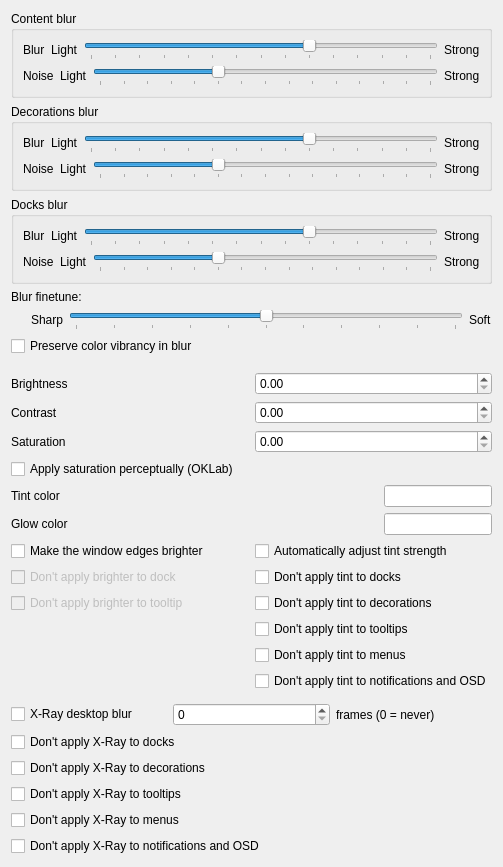
         <widget class="QWidget" name="scrollContentGeneral">
          <layout class="QVBoxLayout">
           <item>
            <widget class="QGroupBox" name="groupBoxContentBlur">
             <property name="title">
              <string>Content blur</string>
             </property>
             <layout class="QVBoxLayout" name="verticalLayoutContentBlur">
              <item>
               <layout class="QHBoxLayout" name="horizontalLayoutContentBlur" stretch="0,0,0,0">
                <item>
                 <widget class="QLabel" name="labelContentBlur">
                  <property name="text">
                   <string>Blur</string>
                  </property>
                 </widget>
                </item>
                <item>
                 <widget class="QLabel" name="labelConstantBlurLight">
                  <property name="text">
                   <string>Light</string>
                  </property>
                 </widget>
                </item>
                <item>
                 <widget class="QSlider" name="kcfg_BlurStrength">
                  <property name="minimum">
                   <number>1</number>
                  </property>
                  <property name="maximum">
                   <number>15</number>
                  </property>
                  <property name="singleStep">
                   <number>1</number>
                  </property>
                  <property name="pageStep">
                   <number>1</number>
                  </property>
                  <property name="value">
                   <number>10</number>
                  </property>
                  <property name="orientation">
                   <enum>Qt::Orientation::Horizontal</enum>
                  </property>
                  <property name="tickPosition">
                   <enum>QSlider::TickPosition::TicksBelow</enum>
                  </property>
                 </widget>
                </item>
                <item>
                 <widget class="QLabel" name="labelConstantBlurStrong">
                  <property name="text">
                   <string>Strong</string>
                  </property>
                 </widget>
                </item>
               </layout>
              </item>
              <item>
               <layout class="QHBoxLayout" name="horizontalLayoutContentNoise">
                <item>
                 <widget class="QLabel" name="labelContentNoise">
                  <property name="text">
                   <string>Noise</string>
                  </property>
                 </widget>
                </item>
                <item>
                 <widget class="QLabel" name="labelConstantNoiseLight">
                  <property name="text">
                   <string>Light</string>
                  </property>
                 </widget>
                </item>
                <item>
                 <widget class="QSlider" name="kcfg_NoiseStrength">
                  <property name="maximum">
                   <number>14</number>
                  </property>
                  <property name="pageStep">
                   <number>5</number>
                  </property>
                  <property name="value">
                   <number>5</number>
                  </property>
                  <property name="orientation">
                   <enum>Qt::Orientation::Horizontal</enum>
                  </property>
                  <property name="tickPosition">
                   <enum>QSlider::TickPosition::TicksBelow</enum>
                  </property>
                  <property name="tickInterval">
                   <number>1</number>
                  </property>
                 </widget>
                </item>
                <item>
                 <widget class="QLabel" name="labelConstantNoiseStrong">
                  <property name="text">
                   <string>Strong</string>
                  </property>
                 </widget>
                </item>
               </layout>
              </item>
             </layout>
            </widget>
           </item>
           <item>
            <widget class="QGroupBox" name="groupBoxDecorationBlur">
             <property name="title">
              <string>Decorations blur</string>
             </property>
             <layout class="QVBoxLayout" name="verticalLayoutDecorationBlur">
              <item>
               <layout class="QHBoxLayout" name="horizontalLayoutDecorationBlur" stretch="0,0,0,0">
                <item>
                 <widget class="QLabel" name="labelDecorationBlur">
                  <property name="text">
                   <string>Blur</string>
                  </property>
                 </widget>
                </item>
                <item>
                 <widget class="QLabel" name="labelDecorationBlurLight">
                  <property name="text">
                   <string>Light</string>
                  </property>
                 </widget>
                </item>
                <item>
                 <widget class="QSlider" name="kcfg_DecorationBlurStrength">
                  <property name="minimum">
                   <number>1</number>
                  </property>
                  <property name="maximum">
                   <number>15</number>
                  </property>
                  <property name="singleStep">
                   <number>1</number>
                  </property>
                  <property name="pageStep">
                   <number>1</number>
                  </property>
                  <property name="value">
                   <number>10</number>
                  </property>
                  <property name="orientation">
                   <enum>Qt::Orientation::Horizontal</enum>
                  </property>
                  <property name="tickPosition">
                   <enum>QSlider::TickPosition::TicksBelow</enum>
                  </property>
                 </widget>
                </item>
                <item>
                 <widget class="QLabel" name="labelDecorationBlurStrong">
                  <property name="text">
                   <string>Strong</string>
                  </property>
                 </widget>
                </item>
               </layout>
              </item>
              <item>
               <layout class="QHBoxLayout" name="horizontalLayoutDecorationNoise">
                <item>
                 <widget class="QLabel" name="labelDecorationNoise">
                  <property name="text">
                   <string>Noise</string>
                  </property>
                 </widget>
                </item>
                <item>
                 <widget class="QLabel" name="labelDecorationNoiseLight">
                  <property name="text">
                   <string>Light</string>
                  </property>
                 </widget>
                </item>
                <item>
                 <widget class="QSlider" name="kcfg_DecorationNoiseStrength">
                  <property name="maximum">
                   <number>14</number>
                  </property>
                  <property name="pageStep">
                   <number>5</number>
                  </property>
                  <property name="value">
                   <number>5</number>
                  </property>
                  <property name="orientation">
                   <enum>Qt::Orientation::Horizontal</enum>
                  </property>
                  <property name="tickPosition">
                   <enum>QSlider::TickPosition::TicksBelow</enum>
                  </property>
                  <property name="tickInterval">
                   <number>1</number>
                  </property>
                 </widget>
                </item>
                <item>
                 <widget class="QLabel" name="labelDecorationNoiseStrong">
                  <property name="text">
                   <string>Strong</string>
                  </property>
                 </widget>
                </item>
               </layout>
              </item>
             </layout>
            </widget>
           </item>
           <item>
            <widget class="QGroupBox" name="groupBoxDockBlur">
             <property name="title">
              <string>Docks blur</string>
             </property>
             <layout class="QVBoxLayout" name="verticalLayoutDockBlur">
              <item>
               <layout class="QHBoxLayout" name="horizontalLayoutDockBlur" stretch="0,0,0,0">
                <item>
                 <widget class="QLabel" name="labelDockBlur">
                  <property name="text">
                   <string>Blur</string>
                  </property>
                 </widget>
                </item>
                <item>
                 <widget class="QLabel" name="labelDockBlurLight">
                  <property name="text">
                   <string>Light</string>
                  </property>
                 </widget>
                </item>
                <item>
                 <widget class="QSlider" name="kcfg_DockBlurStrength">
                  <property name="minimum">
                   <number>1</number>
                  </property>
                  <property name="maximum">
                   <number>15</number>
                  </property>
                  <property name="singleStep">
                   <number>1</number>
                  </property>
                  <property name="pageStep">
                   <number>1</number>
                  </property>
                  <property name="value">
                   <number>10</number>
                  </property>
                  <property name="orientation">
                   <enum>Qt::Orientation::Horizontal</enum>
                  </property>
                  <property name="tickPosition">
                   <enum>QSlider::TickPosition::TicksBelow</enum>
                  </property>
                 </widget>
                </item>
                <item>
                 <widget class="QLabel" name="labelDockBlurStrong">
                  <property name="text">
                   <string>Strong</string>
                  </property>
                 </widget>
                </item>
               </layout>
              </item>
              <item>
               <layout class="QHBoxLayout" name="horizontalLayoutDockNoise">
                <item>
                 <widget class="QLabel" name="labelDockNoise">
                  <property name="text">
                   <string>Noise</string>
                  </property>
                 </widget>
                </item>
                <item>
                 <widget class="QLabel" name="labelDockNoiseLight">
                  <property name="text">
                   <string>Light</string>
                  </property>
                 </widget>
                </item>
                <item>
                 <widget class="QSlider" name="kcfg_DockNoiseStrength">
                  <property name="maximum">
                   <number>14</number>
                  </property>
                  <property name="pageStep">
                   <number>5</number>
                  </property>
                  <property name="value">
                   <number>5</number>
                  </property>
                  <property name="orientation">
                   <enum>Qt::Orientation::Horizontal</enum>
                  </property>
                  <property name="tickPosition">
                   <enum>QSlider::TickPosition::TicksBelow</enum>
                  </property>
                  <property name="tickInterval">
                   <number>1</number>
                  </property>
                 </widget>
                </item>
                <item>
                 <widget class="QLabel" name="labelDockNoiseStrong">
                  <property name="text">
                   <string>Strong</string>
                  </property>
                 </widget>
                </item>
               </layout>
              </item>
             </layout>
            </widget>
           </item>
           <item>
            <widget class="QLabel" name="labelBlurFinetuneDescription">
             <property name="text">
              <string>Blur finetune:</string>
             </property>
            </widget>
           </item>
           <item>
            <layout class="QHBoxLayout" name="horizontalLayoutBlurFinetune">
             <item>
              <spacer name="horizontalSpacerBlurFinetune">
               <property name="orientation">
                <enum>Qt::Orientation::Horizontal</enum>
               </property>
               <property name="sizeType">
                <enum>QSizePolicy::Policy::Fixed</enum>
               </property>
               <property name="sizeHint" stdset="0">
                <size>
                 <width>20</width>
                 <height>20</height>
                </size>
               </property>
              </spacer>
             </item>
             <item>
              <widget class="QLabel" name="labelBlurFinetuneSharp">
               <property name="text">
                <string>Sharp</string>
               </property>
              </widget>
             </item>
             <item>
              <widget class="QSlider" name="kcfg_BlurFinetune">
               <property name="minimum">
                <number>0</number>
               </property>
               <property name="maximum">
                <number>10</number>
               </property>
               <property name="singleStep">
                <number>1</number>
               </property>
               <property name="pageStep">
                <number>1</number>
               </property>
               <property name="value">
                <number>5</number>
               </property>
               <property name="orientation">
                <enum>Qt::Orientation::Horizontal</enum>
               </property>
               <property name="tickPosition">
                <enum>QSlider::TickPosition::TicksBelow</enum>
               </property>
               <property name="toolTip">
                <string>Tunes both the downsample radius and the upsample blend together. Lower = tighter / sharper blur, higher = wider / softer blur.</string>
               </property>
              </widget>
             </item>
             <item>
              <widget class="QLabel" name="labelBlurFinetuneSoft">
               <property name="text">
                <string>Soft</string>
               </property>
              </widget>
             </item>
            </layout>
           </item>
           <item>
            <widget class="QCheckBox" name="kcfg_BlurSaturationCompensation">
             <property name="text">
              <string>Preserve color vibrancy in blur</string>
             </property>
             <property name="toolTip">
              <string>Blur slightly desaturates colors — this counters that. Can cause artifacts.</string>
             </property>
            </widget>
           </item>
           <item>
            <spacer name="verticalSpacer">
             <property name="orientation">
              <enum>Qt::Orientation::Vertical</enum>
             </property>
             <property name="sizeHint" stdset="0">
              <size>
               <width>0</width>
               <height>0</height>
              </size>
             </property>
            </spacer>
           </item>
           <item>
            <spacer>
             <property name="orientation">
              <enum>Qt::Orientation::Vertical</enum>
             </property>
             <property name="sizeHint" stdset="0">
              <size>
               <width>0</width>
               <height>10</height>
              </size>
             </property>
            </spacer>
           </item>
           <item>
            <layout class="QHBoxLayout">
             <item>
              <widget class="QLabel" name="label">
               <property name="text">
                <string>Brightness</string>
               </property>
              </widget>
             </item>
             <item>
              <widget class="QDoubleSpinBox" name="kcfg_Brightness">
               <property name="minimum">
                <double>0.000000000000000</double>
               </property>
               <property name="singleStep">
                <double>0.100000000000000</double>
               </property>
              </widget>
             </item>
            </layout>
           </item>
           <item>
            <layout class="QHBoxLayout">
             <item>
              <widget class="QLabel" name="label">
               <property name="text">
                <string>Contrast</string>
               </property>
              </widget>
             </item>
             <item>
              <widget class="QDoubleSpinBox" name="kcfg_Contrast">
               <property name="minimum">
                <double>0.000000000000000</double>
               </property>
               <property name="singleStep">
                <double>0.100000000000000</double>
               </property>
              </widget>
             </item>
            </layout>
           </item>
           <item>
            <layout class="QHBoxLayout">
             <item>
              <widget class="QLabel" name="label">
               <property name="text">
                <string>Saturation</string>
               </property>
              </widget>
             </item>
             <item>
              <widget class="QDoubleSpinBox" name="kcfg_Saturation">
               <property name="minimum">
                <double>0.000000000000000</double>
               </property>
               <property name="singleStep">
                <double>0.100000000000000</double>
               </property>
              </widget>
             </item>
            </layout>
           </item>
           <item>
            <widget class="QCheckBox" name="kcfg_OklabSaturation">
             <property name="text">
              <string>Apply saturation perceptually (OKLab)</string>
             </property>
             <property name="toolTip">
              <string>Adjusts saturation evenly across all colors instead of in plain RGB.</string>
             </property>
            </widget>
           </item>
           <item>
            <layout class="QHBoxLayout">
             <item>
              <widget class="QLabel" name="labelTintColor">
               <property name="text">
                <string>Tint color</string>
               </property>
              </widget>
             </item>
             <item>
              <widget class="QLineEdit" name="kcfg_TintColor">
               <property name="sizePolicy">
                <sizepolicy hsizetype="Fixed" vsizetype="Fixed">
                 <horstretch>0</horstretch>
                 <verstretch>0</verstretch>
                </sizepolicy>
               </property>
               <property name="toolTip">
                <string>Enter a color in #AARRGGBB format. The A (alpha) channel sets tint strength.</string>
               </property>
              </widget>
             </item>
            </layout>
           </item>
           <item>
            <layout class="QHBoxLayout">
             <item>
              <widget class="QLabel" name="labelGlowColor">
               <property name="text">
                <string>Glow color</string>
               </property>
              </widget>
             </item>
             <item>
              <widget class="QLineEdit" name="kcfg_GlowColor">
               <property name="sizePolicy">
                <sizepolicy hsizetype="Fixed" vsizetype="Fixed">
                 <horstretch>0</horstretch>
                 <verstretch>0</verstretch>
                </sizepolicy>
               </property>
               <property name="toolTip">
                <string>Enter a color in #AARRGGBB format. The A (alpha) channel sets glow strength.</string>
               </property>
              </widget>
             </item>
            </layout>
           </item>
           <item>
            <layout class="QHBoxLayout" name="tintAndEdgeOptionsLayout">
             <item>
              <layout class="QVBoxLayout" name="edgeLightingOptionsLayout">
               <property name="alignment">
                <set>Qt::AlignTop</set>
               </property>
               <item>
                <widget class="QCheckBox" name="kcfg_EdgeLighting">
                 <property name="text">
                  <string>Make the window edges brighter</string>
                 </property>
                </widget>
               </item>
               <item>
                <widget class="QCheckBox" name="kcfg_EdgeLightingDock">
                 <property name="enabled">
                  <bool>false</bool>
                 </property>
                 <property name="text">
                  <string>Don't apply brighter to dock</string>
                 </property>
                </widget>
               </item>
               <item>
                <widget class="QCheckBox" name="kcfg_EdgeLightingTooltip">
                 <property name="enabled">
                  <bool>false</bool>
                 </property>
                 <property name="text">
                  <string>Don't apply brighter to tooltip</string>
                 </property>
                </widget>
               </item>
              </layout>
             </item>
             <item>
              <spacer name="horizontalSpacerMiddle">
               <property name="orientation">
                <enum>Qt::Orientation::Horizontal</enum>
               </property>
               <property name="sizeHint" stdset="0">
                <size>
                 <width>40</width>
                 <height>20</height>
                </size>
               </property>
              </spacer>
             </item>
             <item>
              <layout class="QVBoxLayout" name="tintExclusionsLayout">
               <item>
                <widget class="QCheckBox" name="kcfg_AutoTintAlpha">
                 <property name="text">
                  <string>Automatically adjust tint strength</string>
                 </property>
                 <property name="toolTip">
                  <string>Scales tint strength by comparing the average background color with the text color.</string>
                 </property>
                </widget>
               </item>
               <item>
                <widget class="QCheckBox" name="kcfg_ExcludeDocks">
                 <property name="text">
                  <string>Don't apply tint to docks</string>
                 </property>
                </widget>
               </item>
               <item>
                <widget class="QCheckBox" name="kcfg_ExcludeDecorations">
                 <property name="text">
                  <string>Don't apply tint to decorations</string>
                 </property>
                </widget>
               </item>
               <item>
                <widget class="QCheckBox" name="kcfg_ExcludeTooltips">
                 <property name="text">
                  <string>Don't apply tint to tooltips</string>
                 </property>
                </widget>
               </item>
               <item>
                <widget class="QCheckBox" name="kcfg_ExcludeMenus">
                 <property name="text">
                  <string>Don't apply tint to menus</string>
                 </property>
                </widget>
               </item>
               <item>
                <widget class="QCheckBox" name="kcfg_ExcludeOSD">
                 <property name="text">
                  <string>Don't apply tint to notifications and OSD</string>
                 </property>
                </widget>
               </item>
              </layout>
             </item>
            </layout>
           </item>
           <item>
            <widget class="QWidget" name="widget" native="true">
             <property name="sizePolicy">
              <sizepolicy hsizetype="Fixed" vsizetype="Expanding">
               <horstretch>0</horstretch>
               <verstretch>1</verstretch>
              </sizepolicy>
             </property>
            </widget>
           </item>
           <item>
            <layout class="QHBoxLayout" name="wallpaperCacheRow">
             <item>
              <widget class="QCheckBox" name="kcfg_CacheWallpaperBlur">
               <property name="text">
                <string>X-Ray desktop blur</string>
               </property>
              </widget>
             </item>
             <item>
              <widget class="QSpinBox" name="kcfg_WallpaperCacheRefresh">
               <property name="minimum">
                <number>0</number>
               </property>
               <property name="maximum">
                <number>9999</number>
               </property>
              </widget>
             </item>
             <item>
              <widget class="QLabel" name="label_wallpaperCacheRefresh">
               <property name="text">
                <string>frames (0 = never)</string>
               </property>
              </widget>
             </item>
            </layout>
           </item>
           <item>
            <widget class="QCheckBox" name="kcfg_CacheExcludeDocks">
             <property name="text">
               <string>Don't apply X-Ray to docks</string>
             </property>
            </widget>
           </item>
           <item>
            <widget class="QCheckBox" name="kcfg_CacheExcludeDecorations">
             <property name="text">
               <string>Don't apply X-Ray to decorations</string>
             </property>
            </widget>
           </item>
           <item>
            <widget class="QCheckBox" name="kcfg_CacheExcludeTooltips">
             <property name="text">
               <string>Don't apply X-Ray to tooltips</string>
             </property>
            </widget>
           </item>
           <item>
            <widget class="QCheckBox" name="kcfg_CacheExcludeMenus">
             <property name="text">
               <string>Don't apply X-Ray to menus</string>
             </property>
            </widget>
           </item>
           <item>
            <widget class="QCheckBox" name="kcfg_CacheExcludeNotificationsAndOSD">
             <property name="text">
               <string>Don't apply X-Ray to notifications and OSD</string>
             </property>
            </widget>
           </item>
          </layout>
         </widget>
